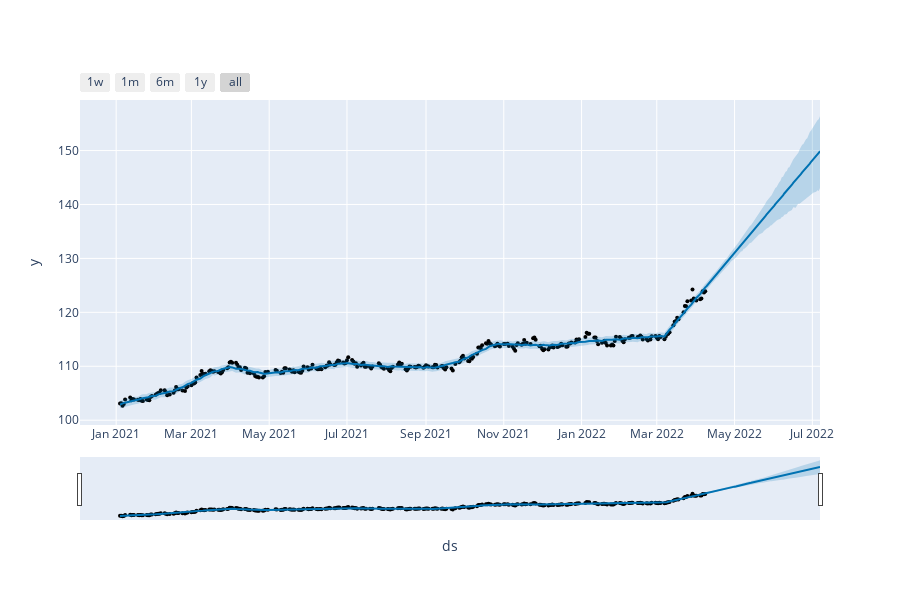

Notebook source saved alongside this figure:
### Code cell
from prophet import Prophet
#import plotly.graph_objs as go
from prophet.plot import plot_plotly, plot_components_plotly, add_changepoints_to_plot

changepoints = [
    '2021-01-19 00:00:00',
    '2021-02-02 00:00:00',
    '2021-02-17 00:00:00',
    '2021-03-04 00:00:00',
    '2021-03-17 00:00:00',
    '2021-03-31 00:00:00',
    '2021-04-14 00:00:00',
    '2021-04-28 00:00:00',
    '2021-05-18 00:00:00',
    '2021-06-01 00:00:00',
    '2021-06-15 00:00:00',
    '2021-06-29 00:00:00',
    '2021-07-12 00:00:00',
    '2021-07-28 00:00:00',
    '2021-08-12 00:00:00',
    '2021-08-26 00:00:00',
    '2021-09-09 00:00:00',
    '2021-09-27 00:00:00',
    '2021-10-11 00:00:00',
    '2021-10-25 00:00:00',
    '2021-11-08 00:00:00',
    '2021-11-22 00:00:00',
    '2021-12-07 00:00:00',
    '2021-12-21 00:00:00',
    '2022-01-06 00:00:00',
    '2022-03-07 00:00:00'
]

m = Prophet(changepoints=changepoints)
m.fit(df[df['ds'] >= pd.Timestamp('2021/01/01')])

future = m.make_future_dataframe(periods=90)
forecast = m.predict(future)
fig = m.plot(forecast)

add_changepoints_to_plot(fig.gca(), m, forecast)
plot_components_plotly(m, forecast)
plot_plotly(m, forecast)

### Figure 1 — Plotly figure (JSON) as saved in the notebook; plotly's stock layout.template omitted (floating-point values rounded to 4 significant figures; data arrays with more than 128 entries replaced by an {"elided": "..."} marker saying what was removed)
{"data": [{"marker": {"color": "black", "size": 4}, "mode": "markers", "name": "Actual", "type": "scatter", "x": {"elided": "310 str values"}, "y": {"elided": "310 float values"}}, {"hoverinfo": "skip", "line": {"width": 0}, "mode": "lines", "type": "scatter", "x": {"elided": "400 str values"}, "y": {"elided": "400 float values"}}, {"fill": "tonexty", "fillcolor": "rgba(0, 114, 178, 0.2)", "line": {"color": "#0072B2", "width": 2}, "mode": "lines", "name": "Predicted", "type": "scatter", "x": {"elided": "400 str values"}, "y": {"elided": "400 float values"}}, {"fill": "tonexty", "fillcolor": "rgba(0, 114, 178, 0.2)", "hoverinfo": "skip", "line": {"width": 0}, "mode": "lines", "type": "scatter", "x": {"elided": "400 str values"}, "y": {"elided": "400 float values"}}], "layout": {"height": 600, "showlegend": false, "width": 900, "xaxis": {"rangeselector": {"buttons": [{"count": 7, "label": "1w", "step": "day", "stepmode": "backward"}, {"count": 1, "label": "1m", "step": "month", "stepmode": "backward"}, {"count": 6, "label": "6m", "step": "month", "stepmode": "backward"}, {"count": 1, "label": "1y", "step": "year", "stepmode": "backward"}, {"step": "all"}]}, "rangeslider": {"visible": true}, "title": {"text": "ds"}, "type": "date"}, "yaxis": {"title": {"text": "y"}}}}
